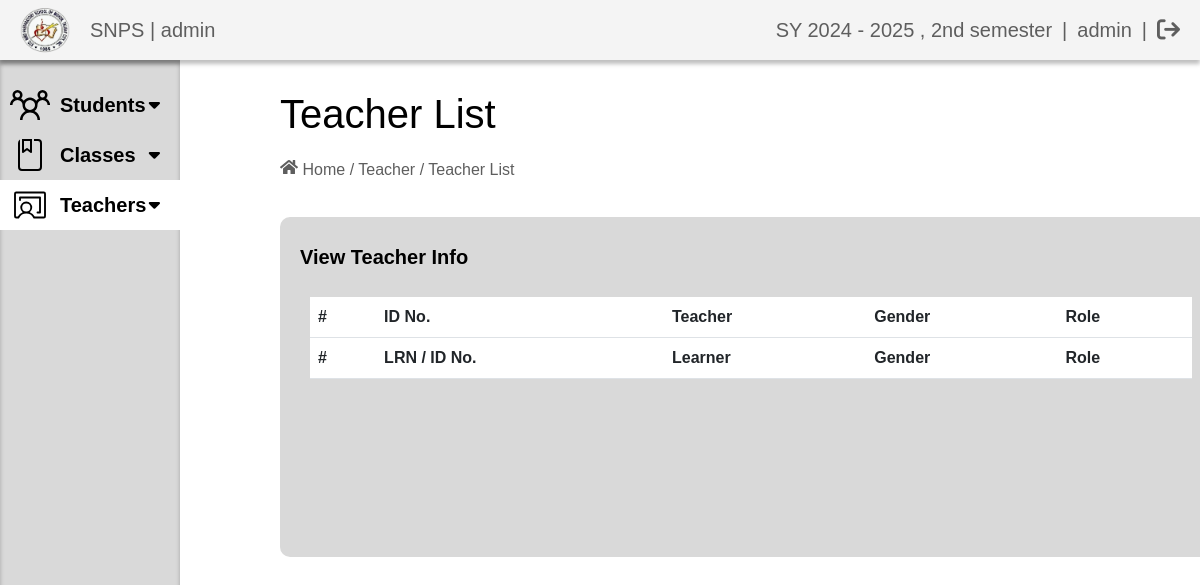
The page /teacherDashboard/manage_teacher.php (signed in) on the database as committed earlier.
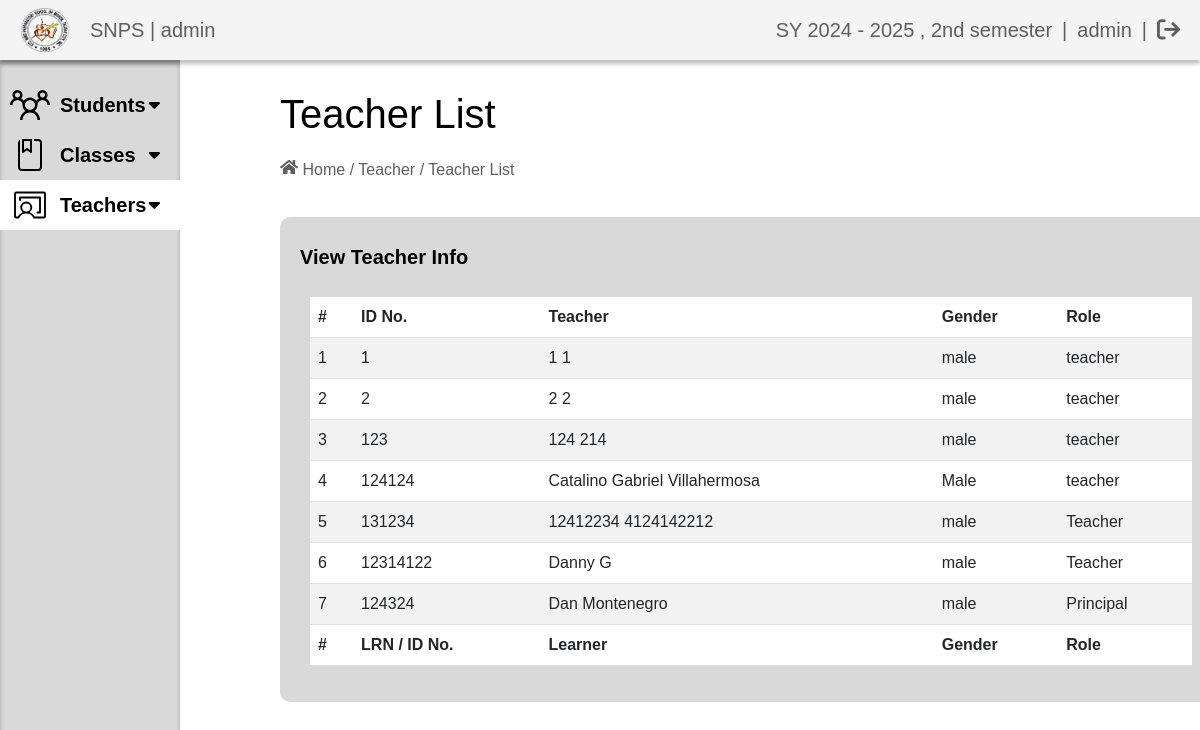
The same page on the database as committed later.
### tables this page shows
CREATE TABLE `users` (
  `id` int(11) NOT NULL,
  `teacher_id` int(11) DEFAULT NULL,
  `first_name` varchar(255) DEFAULT NULL,
  `mid_name` varchar(255) DEFAULT NULL,
  `last_name` varchar(255) DEFAULT NULL,
  `suffix` varchar(255) DEFAULT NULL,
  `gender` varchar(255) DEFAULT NULL,
  `birthdate` date DEFAULT NULL,
  `residence` varchar(255) DEFAULT NULL,
  `role` varchar(100) DEFAULT NULL,
  `user_name` varchar(255) DEFAULT NULL,
  `password` varchar(255) DEFAULT NULL,
  `teacher_pic` longblob DEFAULT NULL,
  `civil_status` varchar(255) DEFAULT NULL,
  `contact_num` varchar(11) DEFAULT NULL,
  `email_add` varchar(255) DEFAULT NULL
);

### teacherDashboard/manage_teacher.php (the view, shortened to what this page needs)
<?php
if (isset($_SESSION['id']) && isset($_SESSION['user_name'])) {
    $conn = new mysqli("localhost", "root", "", "studentgradingsystem");
    $currentYear = date("Y");
    $currentMonth = date("n");
    if ($currentMonth < 6) {
        $startYear = $currentYear - 1;
        $endYear = $currentYear;
        $semester = "2nd semester";
    } else {
        $startYear = $currentYear;
        $endYear = $currentYear + 1;
        $semester = "1st semester";
    }
    $schoolYear = $startYear . " - " . $endYear . " , " . $semester;
    $sql = "
    SELECT id, teacher_id, CONCAT(first_name, ' ', last_name) AS name,gender, role
    FROM users WHERE role='teacher' OR role='principal' ";
    $result = $conn->query($sql);
    ?>
    <!DOCTYPE html>
    <html>
    <head>
        <link rel="stylesheet" href="../Assets/css/bootstrap.min.css">
        <link rel="stylesheet" href="https://cdn.datatables.net/2.1.8/css/dataTables.bootstrap5.css">
        <link rel="stylesheet" type="text/css" href="../Assets/css/teacher_dashboard/manage_teacher.css">
        <link rel="stylesheet" href="https://cdnjs.cloudflare.com/ajax/libs/font-awesome/6.4.2/css/all.min.css"
 />
    </head>
    <body>
        <div class="header">
            <div class="header-left">
                <img src="../Assets/images/logo.png" alt="Logo">
                <p>SNPS | <?php echo $_SESSION['role']; ?></p>
            </div>
            <div class="navlink">
                <p>SY <?php echo $schoolYear; ?></p>
                <p>|</p>
                <p class="user-name"><?php echo $_SESSION['name']; ?></p>
                <p>|</p>
                <a href="../logout.php"><i class="fa-solid fa-arrow-right-from-bracket"></i></a>
            </div>
        </div>
        <div class="sidenav">
            <ul>
                <li><a href="#" class="student-btn">
                        <p class="fluent-mdl2--group"></p>Students
                        <span class="fas fa-caret-down second"></span>
                    </a>
                </li>
                <li><a href="#" class="classes-btn">
                        <p class="fluent--class-20-regular"></p>Classes
                        <span class="fas fa-caret-down fourth"></span>
                    </a>
                </li>
                <li><a href="#" class="teacher_add-btn">
                        <p class="ph--chalkboard-teacher-light"></p>Teachers
                        <span class="fas fa-caret-down fifth"></span>
                    </a>
                </li>
            </ul>
        </div>
        <div class="body-contents">
            <h1>Teacher List</h1>
            <div class="bread-crumb">
                <p><span class="fa-solid--home"></span> Home / Teacher / Teacher List</p>
            </div>
            <div class="dashboard">
                <p>View Teacher Info</p>
                <div class="datatable">
                    <table id="example" class="table table-striped" style="width:100%">
                        <thead>
                            <tr>
                                <th>#</th>
                                <th>ID No.</th>
                                <th>Teacher</th>
                                <th>Gender</th>
                                <th>Role</th>
                            </tr>
                        </thead>
                        <tbody>
                            <?php
                            if ($result->num_rows > 0) {
                                $index = 1;
                                while ($row = $result->fetch_assoc()) {
                                    echo "<tr>";
                                    echo "<td>" . $index++ . "</td>";
                                    echo "<td>" . $row['teacher_id'] . "</td>";
                                    echo "<td>" . $row['name'] . "</td>";
                                    echo "<td>" . $row['gender'] . "</td>";
                                    echo "<td>" . $row['role'] . "</td>";
                                }
                            }
                            ?>
                        </tbody>
                        <tfoot>
                            <tr>
                                <th>#</th>
                                <th>LRN / ID No.</th>
                                <th>Learner</th>
                                <th>Gender</th>
                                <th>Role</th>
                            </tr>
                        </tfoot>
                    </table>
                </div>
            </div>
        </div>
    </body>
    </html>
    <?php
} else {
    header("Location: ../index.php");
    exit();
}
?>

Rows that differ between the two databases and show on the page:
added users: teacher "1", name "1 1", gender "male", role "teacher"
added users: teacher "2", name "2 2", gender "male", role "teacher"
added users: teacher "123", name "124 214", gender "male", role "teacher"
added users: teacher "124124", name "Catalino Gabriel Villahermosa", gender "Male", role "teacher"
added users: teacher "131234", name "12412234 4124142212", gender "male", role "Teacher"
added users: teacher "12314122", name "Danny G", gender "male", role "Teacher"
added users: teacher "124324", name "Dan Montenegro", gender "male", role "Principal"
